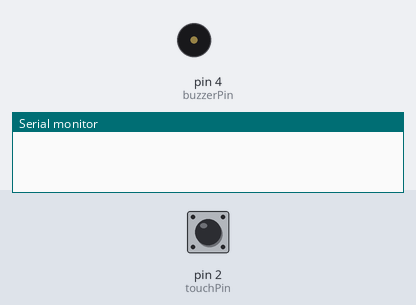
Bench run of a sketch on a simulated Arduino Uno, built with avr-gcc and run on an emulated ATmega328P. On the bench: buzzer (waves = sounding), the last lines printed to the serial monitor. Inputs (shaded band) come from the test bench; at power-on: pin 2 (touchPin) LOW.

Above: at 1.2 s.
1.3 s: pin 2 (touchPin) pulled HIGH for 1 s
At 1.61 s:
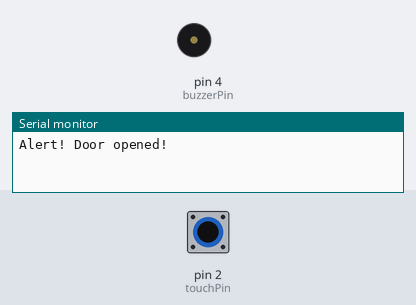
4.3 s: pin 2 (touchPin) pulled HIGH for 3.2 s
At 7.8 s:
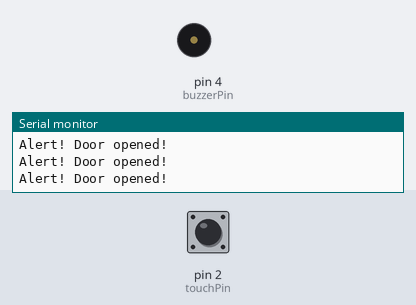
Timing chart, 0 to 9.3 s (numbered marks = the images above; inputs shaded):
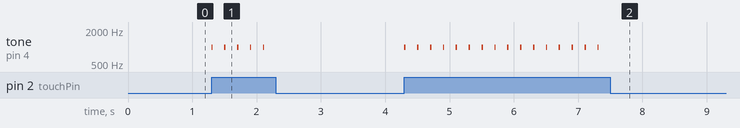

Measured:
- after the input at 1.3 s, tone on pin 4 (buzzerPin): alternates 1000 Hz for 0.02 s and silent for 0.18 s, 10 changes in all, then stays silent, starting at once
- after the input at 4.3 s, tone on pin 4 (buzzerPin): alternates 1000 Hz for 0.02 s and silent for 0.18 s, 32 changes in all, then stays silent, starting at once

The sketch:

wireless_theft_detection_using_door_sensor_and_buzzer1.ino
```cpp
const int touchPin=2;
const int buzzerPin = 4;
int irState = 0;

void setup()
{
  pinMode(touchPin, INPUT);
  pinMode(buzzerPin, OUTPUT);
  Serial.begin(9600);
}

void loop()
{
 int touchState = digitalRead(touchPin);

  if (touchState == HIGH)
  {
    tone(buzzerPin, 1000, 20); // Beep short
    delay(200);
    Serial.println("Alert! Door opened!");
  }
  else
  {
    noTone(buzzerPin);
  }
}
```
